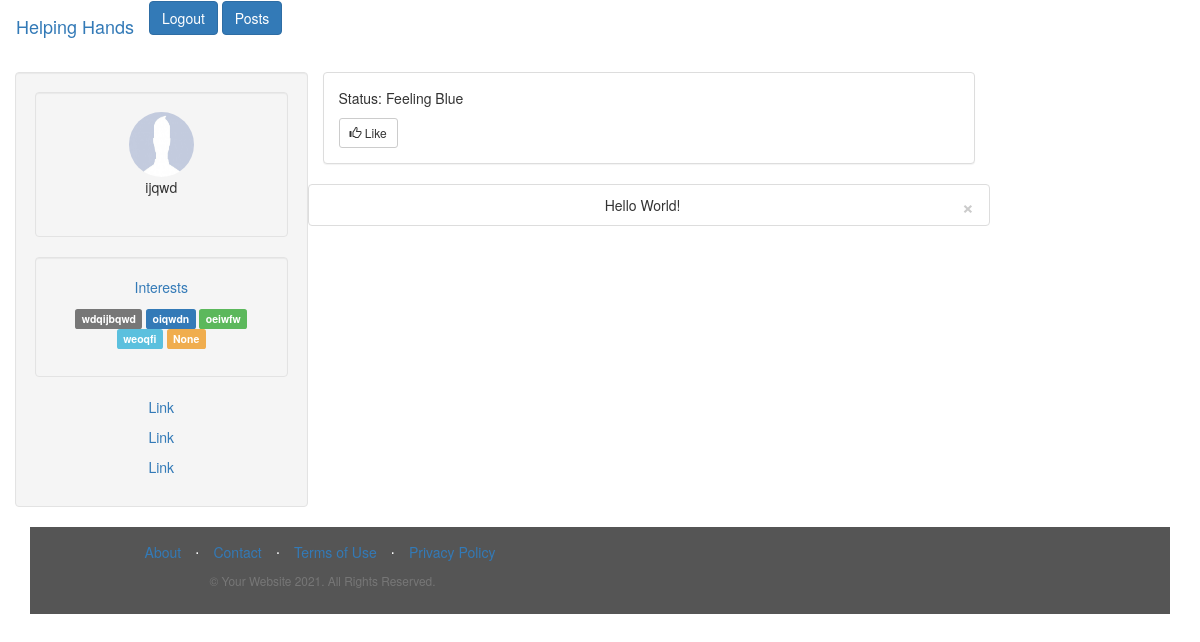
The app's page /profile (signed in) with its own data.
### website/models.py (models this page shows)
class User(db.Model, UserMixin):
    id = db.Column(db.Integer, primary_key=True)
    email = db.Column(db.String(150), unique=True)
    password = db.Column(db.String(150))
    first_name = db.Column(db.String(150))
    notes = db.relationship('Note')
    interest_1 = db.Column(db.String(150))
    interest_2 = db.Column(db.String(150))
    interest_3 = db.Column(db.String(150))
    interest_4 = db.Column(db.String(150))
    interest_5 = db.Column(db.String(150))

class Note(db.Model):
    id = db.Column(db.Integer, primary_key=True)
    data = db.Column(db.String(10000))
    date = db.Column(db.DateTime(timezone=True), default=func.now())
    user_id = db.Column(db.Integer, db.ForeignKey('user.id'))

### website/auth.py (the view)
@auth.route('/profile')
@login_required
def visit_profile():
    return render_template('profile.html', user=current_user)

### website/__init__.py (called while the page is built)
def create_app():
    app = Flask(__name__)
    app.config['SECRET_KEY'] = 'hjshjhdjah kjshkjdhjs'
    app.config['SQLALCHEMY_DATABASE_URI'] = f'sqlite:///{DB_NAME}'
    db.init_app(app)
    from .views import views
    from .auth import auth
    app.register_blueprint(views, url_prefix='/')
    app.register_blueprint(auth, url_prefix='/')
    from .models import User, Note
    create_database(app)
    login_manager = LoginManager()
    login_manager.login_view = 'auth.login'
    login_manager.init_app(app)
    @login_manager.user_loader
    def load_user(id):
        return User.query.get(int(id))
    return app

### website/templates/profile.html (shortened to what this page needs)
<!DOCTYPE html>
<html lang="en">
<head>
  <link rel="stylesheet" href="https://maxcdn.bootstrapcdn.com/bootstrap/3.4.1/css/bootstrap.min.css">
</head>
<body>
<nav class="navbar navbar-dark bg-dark static-top">
    <div class="container-fluid">
        <a class="navbar-brand" href="#">Helping Hands</a>
        <a class="btn btn-primary" href="/logout">Logout</a>
        <a class="btn btn-primary" href="/home">Posts</a>
    </div>
</nav>
<div class="container text-center">
  <div class="row">
    <div class="col-sm-3 well">
      <div class="well">
        <img src="/static/img/profile.jpg" class="img-circle" height="65" width="65" alt="Avatar">
        <ul class="list-group list-group-flush" id="user">
            {{ user.first_name }}
        </ul>
      </div>
      <div class="well">
        <p><a href="#">Interests</a></p>
        <p>
          <span class="label label-default">{{ user.interest_1 }}</span>
          <span class="label label-primary">{{ user.interest_2 }}</span>
          <span class="label label-success">{{ user.interest_3 }}</span>
          <span class="label label-info">{{ user.interest_4 }}</span>
          <span class="label label-warning">{{ user.interest_5 }}</span>
        </p>
      </div>
      <p><a href="#">Link</a></p>
      <p><a href="#">Link</a></p>
      <p><a href="#">Link</a></p>
    </div>
    <div class="col-sm-7">
      <div class="row">
        <div class="col-sm-12">
          <div class="panel panel-default text-left">
            <div class="panel-body">
              <p contenteditable="true">Status: Feeling Blue</p>
              <button type="button" class="btn btn-default btn-sm">
                <span class="glyphicon glyphicon-thumbs-up"></span> Like
              </button>
            </div>
          </div>
        </div>
      </div>
      <div class="row">
            <ul class="list-group list-group-flush" id="notes">
                {% for note in user.notes %}
                <li class="list-group-item">
                {{ note.data }}
                <button type="button" class="close" onClick="deleteNote({{ note.id }})">
                    <span aria-hidden="true">&times;</span>
                </button>
                </li>
                {% endfor %}
            </ul>
      </div>
  </div>
</div>
<footer class="footer bg-light">
    <div class="container-fluid">
        <div class="row">
            <div class="col-lg-6 h-100 text-center text-lg-start my-auto">
                <ul class="list-inline mb-2">
                    <li class="list-inline-item"><a href="#!">About</a></li>
                    <li class="list-inline-item">⋅</li>
                    <li class="list-inline-item"><a href="#!">Contact</a></li>
                    <li class="list-inline-item">⋅</li>
                    <li class="list-inline-item"><a href="#!">Terms of Use</a></li>
                    <li class="list-inline-item">⋅</li>
                    <li class="list-inline-item"><a href="#!">Privacy Policy</a></li>
                </ul>
                <p class="text-muted small mb-4 mb-lg-0">&copy; Your Website 2021. All Rights Reserved.</p>
            </div>
            <div class="col-lg-6 h-100 text-center text-lg-end my-auto">
                <ul class="list-inline mb-0">
                </ul>
            </div>
        </div>
    </div>
</footer>
</body>
</html>

### website/templates/profile.html (style rules this page uses)
footer { background-color: #555; color: white; padding: 15px; }

### records on screen
User: first_name "ijqwd", interest_1 "wdqijbqwd", interest_2 "oiqwdn", interest_3 "oeiwfw", interest_4 "weoqfi", interest_5 "None"
Note: data "Hello World!"
